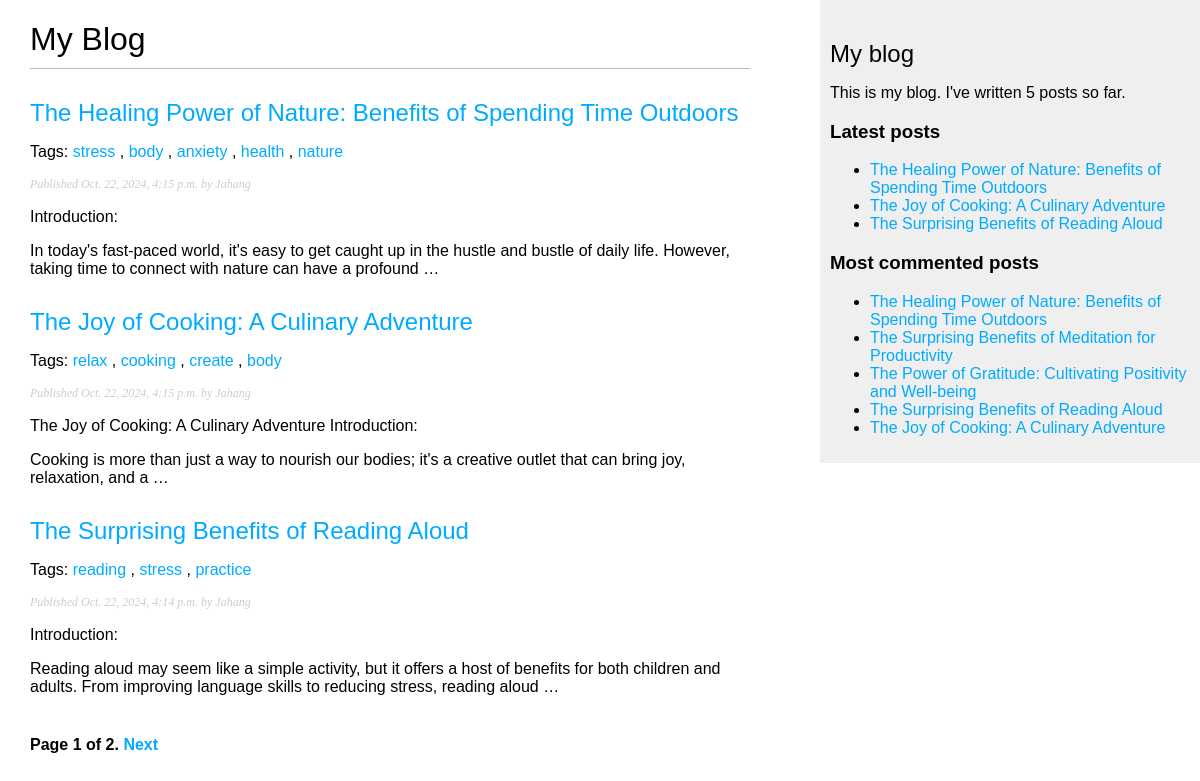
/blog/, run on an earlier commit of the app's database.
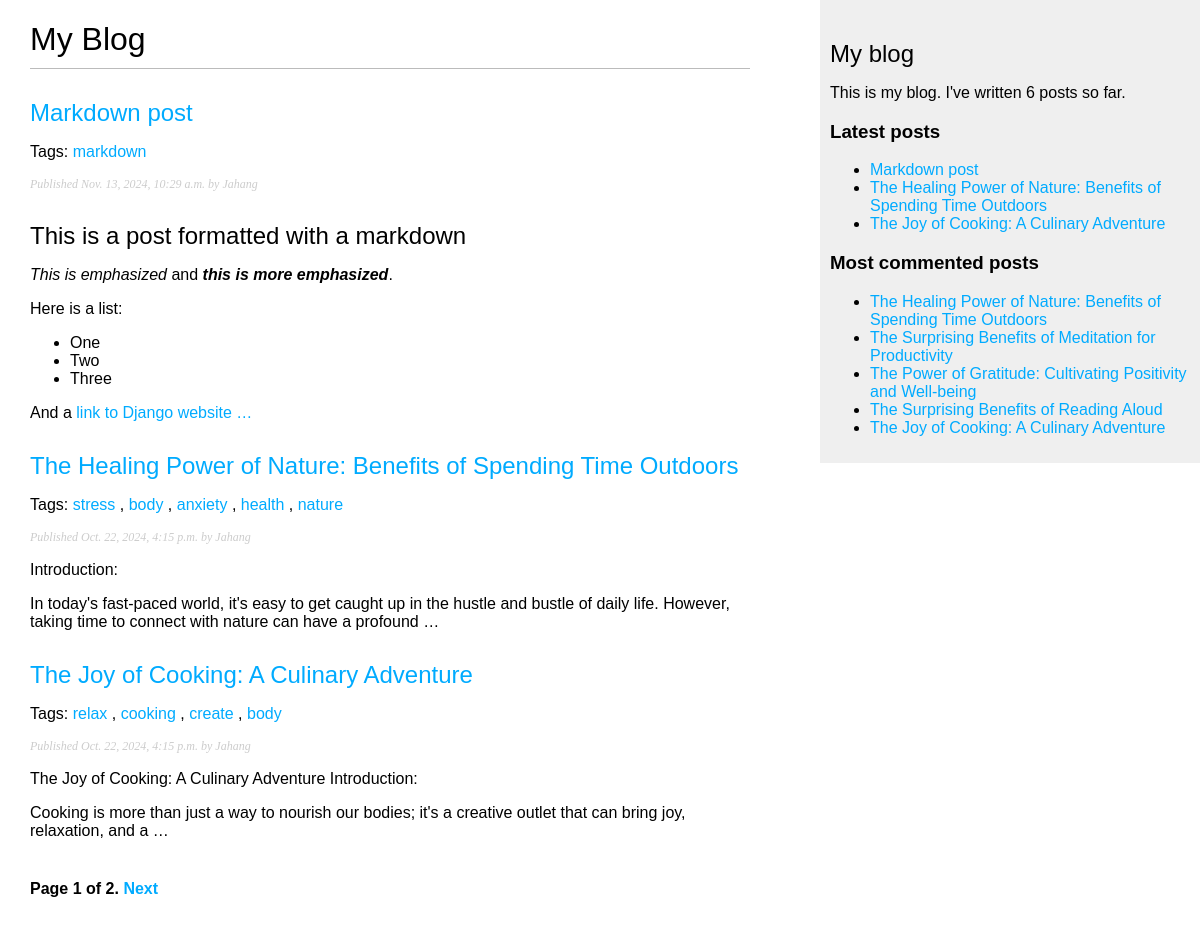
And on a later commit of the database.
### blog/models.py (models this page shows, shortened)
class Post(models.Model):
    class Status(models.TextChoices):
        DRAFT = 'DF','Draft'
        PUBLISHED = 'PB','Published'
    title = models.CharField(max_length=250,
                             unique_for_date='publish')
    slug = models.SlugField(max_length=250,
                            unique_for_date='publish')
    author = models.ForeignKey(User,
                               on_delete=models.CASCADE,
                               related_name='blog_posts')
    body = models.TextField()
    publish = models.DateTimeField(default=timezone.now)
    created = models.DateTimeField(auto_now_add=True)
    updated = models.DateTimeField(auto_now=True)
    status = models.CharField(max_length=2,
                              choices=Status.choices,
                              default=Status.DRAFT)
    objects = models.Manager()
    published = PublishedManager()
    tags = TaggableManager()
    class Meta:
        ordering = ['-publish']
        indexes = [
            models.Index(fields=['-publish']),
        ]
    def get_absolute_url(self):
        return reverse('blog:post_detail',
                       args=[self.publish.year,
                             self.publish.month,
                             self.publish.day,
                             self.slug])

### blog/views.py (the view)
# urls.py: path('',views.post_list, name='post_list'),
def post_list(request, tag_slug=None):
    post_list = Post.published.all()
    tag = None
    if tag_slug:
        tag = get_object_or_404(Tag, slug=tag_slug)
        post_list = post_list.filter(tags__in=[tag])
    paginator = Paginator(post_list, 3)
    page_number = request.GET.get('page',1)
    try:
        posts = paginator.page(page_number)
    except PageNotAnInteger:
        posts = paginator.page(1)
    except EmptyPage:
        posts = paginator.page(paginator.num_pages)
    return render(request,
                  'blog/post/list.html',
                  {'posts': posts,
                   'tag': tag})

### blog/models.py (called while the page is built)
    def get_queryset(self):
        return super().get_queryset()\
                    .filter(status=Post.Status.PUBLISHED)

### blog/templatetags/blog_tags.py (called while the page is built)
@register.simple_tag
def total_posts():
    return Post.published.count()

@register.inclusion_tag('blog/post/latest_posts.html')
def show_latest_posts(count=5):
    latest_posts = Post.published.order_by('-publish')[:count]
    return {'latest_posts': latest_posts}

@register.simple_tag
def get_most_commented_posts(count=5):
    return Post.published.annotate(
               total_comments=Count('comments')
           ).order_by('-total_comments')[:count]

@register.filter(name='markdown')
def markdown_format(text):
    return mark_safe(markdown.markdown(text))

### blog/templates/blog/post/list.html (shortened to what this page needs)
{% extends "blog/base.html" %}
{% load blog_tags %}
{% block content %}
  <h1>My Blog</h1>
  {% for post in posts %}
    <h2>
      <a href="{{ post.get_absolute_url }}">
        {{ post.title }}
      </a>
    </h2>
    <p class="tags">
      Tags:
      {% for tag in post.tags.all %}
        <a href="{% url 'blog:post_list_by_tag' tag.slug %}">
          {{ tag.name }}
        </a>
        {% if not forloop.last %}, {% endif %}
      {% endfor %}
    </p>
    <p class="date">
      Published {{ post.publish }} by {{ post.author }}
    </p>
    {{ post.body|markdown|truncatewords_html:30 }}
  {% endfor %}
  {% include "pagination.html" with page=posts %}
{% endblock %}

### blog/templates/blog/base.html (shortened to what this page needs)
{% load blog_tags %}
{% load static %}
<!DOCTYPE html>
<html lang="en">
<head>
  <link href="{% static "css/blog.css" %}" rel="stylesheet">
</head>
<body>
  <div id="content">
    {% block content %}
    {% endblock %}
  </div>
  <div id="sidebar">
    <h2>My blog</h2>
    <p>This is my blog.
    I've written {% total_posts %} posts so far.
    </p>
    <h3>Latest posts</h3>
    {% show_latest_posts 3 %}
    <h3>Most commented posts</h3>
    {% get_most_commented_posts as most_commented_posts %}
    <ul>
      {% for post in most_commented_posts %}
      <li>
        <a href="{{ post.get_absolute_url }}">{{ post.title }}</a>
      </li>
      {% endfor %}
    </ul>
  </div>
</body>
</html>

### blog/templates/pagination.html (shortened to what this page needs)
<div class="pagination">
  <span class="step-links">
    <span class="current">
      Page {{ page.number }} of {{ page.paginator.num_pages }}.
    </span>
    {% if page.has_next %}
    <a href="?page={{ page.next_page_number }}">Next</a>
    {% endif %}
  </span>
</div>

### blog/templates/blog/post/latest_posts.html
<ul>
  {% for post in latest_posts %}
    <li>
      <a href="{{ post.get_absolute_url }}">{{ post.title }}</a>
    </li>
  {% endfor %}
</ul>

### static/css/blog.css (style rules this page uses)
body { margin:0; padding:0; font-family:helvetica, sans-serif; }
a { color:#00abff; text-decoration:none; }
h1 { font-weight:normal; border-bottom:1px solid #bbb; padding:0 0 10px 0; }
h2 { font-weight:normal; margin:30px 0 0; }
#content { float:left; width:60%; padding:0 0 0 30px; }
#sidebar { float:right; width:30%; padding:10px; background:#efefef; height:100%; }
p.date { color:#ccc; font-family: georgia, serif; font-size: 12px; font-style: italic; }
.pagination { margin:40px 0; font-weight:bold; }

What changed in the data, as far as the page shows it:
no longer on one of the page's lists (row unchanged): Post: title "The Surprising Benefits of Reading Aloud", publish "Oct. 22, 2024, 4:14 p.m.", author "Jahang", body "Introduction: Reading aloud may seem like a simple activity, but it offers a host of benefits for both children and adults. From improving language skills to reducing stress, reading aloud …"
added Post: title "Markdown post", publish "Nov. 13, 2024, 10:29 a.m.", author "Jahang", body "This is a post formatted with a markdown This is emphasized and this is more emphasized . Here is a list: One Two Three And a link to Django website …"
added Tag: name "markdown", shown under "Markdown post"
computed for Post "The Surprising Benefits of Reading Aloud": loses Tag (name "reading"); loses Tag (name "practice"); loses Tag (name "stress")
Also different on the page:
text no longer shown: "5"
text now shown: "6"
